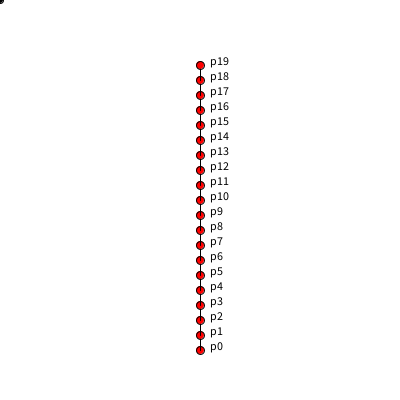
Frame 1 (no input)
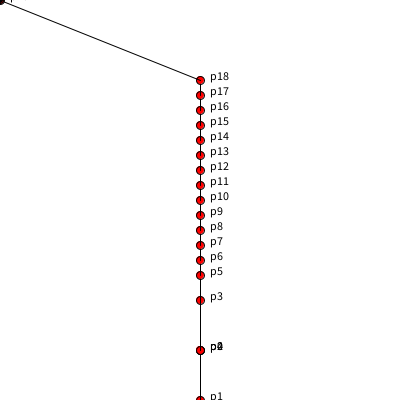
Frame 60 (the mouse pressed at the canvas centre just before this capture)
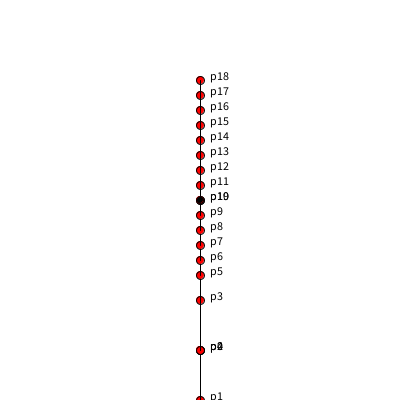
Frame 120 (the mouse held since frame 60 and released just before this capture)

The Processing sketch that drew these frames (run headless with seeded random() and noise(); from frame 60 on, the mouse is pressed at the canvas centre):

// Processing sketch: week14_9b
// ── week14_9b.pde
//week14_9b
void setup()
{
  size(400,400);
  for(int i=0; i<N; i++)//把頂點從下到上放好
  {
    p[i] = new PVector(200,350-L*i);
  }
}
int N = 20,L=300/N;
PVector[]p = new PVector[N];//有N個頂點
void draw()
{
  background(255);
  for(int i=0; i<N; i++)//用迴圈，畫點，畫字
  {
    if(i>0)line(p[i-1].x,p[i-1].y,p[i].x,p[i].y);
    fill(255,0,0);//紅色的圈圈
    ellipse(p[i].x,p[i].y,8,8);
    fill(0);
    text("p"+i,p[i].x+10,p[i].y);//字往右一點點
  }
  PVector now = new PVector(mouseX,mouseY);//現在的位置
  p[N-1].x = mouseX;
  p[N-1].y = mouseY;
  for(int i=4; i>0; i--)
  {
    PVector v = PVector.sub(p[i+1],p[i]).normalize().mult(50);//因為長度限制為50，所以長向量 先長度變成I，在乘上50
    p[i].x = p[i+1].x-v.x;//新的位置，是中心。在加長度50的這小段
    p[i].y = p[i+1].y-v.y;//新的位置，是中心。在加長度50的這小段
    now = p[i];  
  }
  for(int i=1; i<5; i++)
  {
    PVector v = PVector.sub(p[i],p[i-1]).normalize().mult(50);
    p[i].x = p[i-1].x+v.x;
    p[i].y = p[i-1].y+v.y;
  }
  ellipse(mouseX,mouseY,6,6);//滑鼠也有1個小點，要控制座標移動
  //line(p[4].x,p[4].y,mouseX,mouseY);
}
